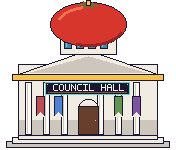
#> input picture assets/art/pomidor/council_hall.png, 176 x 150 px, given in place of player_red.png, which was not available
$ python create_skoljka_additions.py
#> lines starting #> are read from the running program, lines starting #| are printed output that depends on the picture; pictures that were not available may be replaced by others from this repository, and a replacement may not be noted
### tools/create_pomidor_art.py
#!/usr/bin/python3
"""Draw the Pomidor sprites and terrain used by maps/pomidor.tmj.

Pomidor is where the Council of all six Confederation planets meets. The town
is warm stone and red tile, and nothing there has to obey physics, so the rich
quarter has houses shaped like a spiral, a tomato, a pear and a pepper.

People are recolored from the 16x24 player sprite so they match the player.
Big Council members wear their planet's color; the six Secretaries of the
Small Council wear dark robes with the color of their office.

Writes PNGs to assets/art/pomidor/ and assets/art/player_orange.png.
"""

from pathlib import Path
import math
import random

from PIL import Image, ImageDraw

from paprika_visual_art import draw_service_plaque

ROOT = Path(__file__).resolve().parent.parent
OUT = ROOT / "assets/art/pomidor"

INK = (28, 23, 48)
SHADOW = (28, 23, 48, 95)
PLASTER = (236, 220, 184)
PLASTER_SHADE = (212, 192, 154)
MARBLE = (240, 236, 226)
MARBLE_SHADE = (204, 198, 188)
MARBLE_DARK = (168, 160, 150)
GOLD = (245, 195, 76)
GOLD_DARK = (178, 128, 50)
WINDOW = (58, 142, 168)
WINDOW_LIGHT = (122, 196, 214)
DOOR = (104, 62, 44)
WOOD = (122, 84, 56)
WOOD_DARK = (84, 56, 38)
TILE_RED = (186, 72, 58)
TILE_RED_DARK = (142, 50, 46)
TILE_RED_LIGHT = (220, 108, 84)
ORANGE = (236, 128, 44)
ORANGE_DARK = (186, 88, 30)
ORANGE_LIGHT = (252, 172, 88)
TOMATO = (214, 54, 44)
TOMATO_DARK = (156, 34, 36)
TOMATO_LIGHT = (246, 110, 84)
LEAF = (72, 132, 60)
LEAF_DARK = (46, 92, 46)
LEAF_LIGHT = (108, 170, 82)
PEAR = (200, 196, 72)
PEAR_DARK = (150, 146, 52)
PEPPER = (226, 196, 52)
PEPPER_DARK = (180, 150, 36)
VIOLET = (126, 84, 160)
VIOLET_DARK = (88, 56, 118)
VIOLET_LIGHT = (168, 128, 198)
GRASS = (118, 156, 92)
GRASS_2 = (108, 146, 86)
GRASS_LIGHT = (146, 178, 104)
COBBLE = (214, 196, 168)
COBBLE_2 = (198, 178, 150)
COBBLE_DARK = (170, 148, 122)
PLAZA = (226, 210, 182)
CARPET = (168, 44, 48)
CARPET_DARK = (128, 30, 40)
WALL = (190, 160, 128)
WALL_DARK = (140, 112, 88)

# Planet colors for the Big Council sashes and banners.
PLANETS = {
    "paprika": ((189, 76, 83), (128, 44, 65)),
    "pomidor": ((214, 54, 44), (245, 195, 76)),
    "brudet": ((78, 131, 207), (47, 92, 156)),
    "artichoke": ((96, 150, 80), (226, 234, 238)),
    "cichvarda": ((126, 84, 160), (88, 56, 118)),
    "chvarak": ((176, 120, 64), (120, 80, 44)),
}
# Small Council offices and the color of each Secretary's robe trim.
OFFICES = {
    "army": (150, 154, 168),
    "gold": GOLD,
    "law": (247, 241, 221),
    "economy": (96, 160, 72),
    "diplomacy": (78, 131, 207),
    "navy": (64, 168, 170),
}


def save(img, name):
    OUT.mkdir(parents=True, exist_ok=True)
    img.save(OUT / f"{name}.png")


# [11 lines left out: functions ground_shadow, roof, not called in this run]


def window(d, x, y, w=8, h=10):
    d.rectangle((x, y, x + w, y + h), fill=WINDOW, outline=INK)
    d.line([(x + 2, y + 2), (x + 2, y + h - 2)], fill=WINDOW_LIGHT)


def door(d, cx, y_base, w=12, h=18):
    d.rectangle((cx - w // 2, y_base - h, cx + w // 2, y_base), fill=DOOR, outline=INK)
    d.point((cx + w // 2 - 3, y_base - h // 2), fill=GOLD)


def plaque(img, top, text):
    draw_service_plaque(ImageDraw.Draw(img), img.width, top, text)


# ---------- civic buildings ----------

# [235 lines left out: functions council_hall, library, clothing_shop, beer_hall, townhouse, row_house and 6 more, not called in this run]


# ---------- people ----------

def recolor(base, mapping):
    img = base.copy()
    px = img.load()
    for y in range(img.height):
        for x in range(img.width):
            p = px[x, y]
            if p[3] and p[:3] in mapping:
                px[x, y] = mapping[p[:3]] + (p[3],)
    return img


PLAYER_RED = Image.open(ROOT / "assets/art/player_red.png").convert("RGBA")
#> PLAYER_RED is the input picture: PIL image 176x150 RGBA; mean R, G, B, A 107.8, 89.2, 84.4, 153.3
TUNIC, TUNIC_DARK = (189, 76, 83), (128, 44, 65)
SKIN, HAIR = (220, 167, 120), (91, 57, 44)
SKINS = [(220, 167, 120), (196, 140, 98), (150, 100, 70), (236, 196, 160)]
HAIRS = [(91, 57, 44), (40, 32, 36), (200, 160, 90), (150, 150, 156)]


def person(tunic, tunic_dark, skin=SKIN, hair=HAIR):
    return recolor(PLAYER_RED, {TUNIC: tunic, TUNIC_DARK: tunic_dark, SKIN: skin, HAIR: hair})


# [102 lines left out: functions councillor, secretary, guard, townsfolk, collector, smuggler and 4 more, not called in this run]


ENVOY_TRIM = (78, 131, 207)


# [70 lines left out: functions envoy, envoy_lying, council_table, secretary_desk, banner, chamber_exit, not called in this run]


# ---------- terrain ----------

TERRAIN = ["grass", "grass_2", "street", "street_2", "plaza", "marble", "marble_2",
           "chamber_wall", "carpet", "lawn", "street_edge", "wall_top"]


# [104 lines left out: functions terrain, main, not called in this run]


# [2 lines that do not run on import are left out]

### tools/create_skoljka_art.py
#!/usr/bin/python3
"""Draw the Skoljka sprites and terrain used by maps/skoljka.tmj.

Skoljka is an underwater city of Engineeria. Its surface dock sits on a stormy
sea; everything else is a hull of grey plate under the water: a lit plaza under
a glass dome, housing, the company's office and depot, the pump hall, the relay
hall, the dark lower works, and two pieces of seabed outside the airlocks.
The colours follow Rudnik: grey hulls, orange hazard bands and valves, blue
lamps and seawater.

Writes PNGs to assets/art/skoljka/.
"""

from pathlib import Path
import random

from PIL import Image, ImageDraw

from create_pomidor_art import person, SKINS, HAIRS
from create_engineeria_art import (GREY, GREY_DARK, GREY_LIGHT, ORANGE, ORANGE_DARK, BLUE, BLUE_LIGHT,
                                   BLUE_DARK, INK, SHADOW, stripes, supply_crates)

ROOT = Path(__file__).resolve().parent.parent
OUT = ROOT / "assets/art/skoljka"

SEA = (34, 70, 104)
SEA_2 = (30, 62, 96)
SEA_FOAM = (150, 190, 214)
DEEP = (20, 40, 66)
DEEP_2 = (24, 46, 74)
FLOOD = (46, 104, 150)
FLOOD_LIGHT = (110, 170, 214)
SAND = (120, 112, 92)
SAND_2 = (108, 100, 84)
SEABED_ROCK = (64, 70, 80)
SEABED_ROCK_DARK = (44, 48, 58)
KELP = (58, 108, 82)
KELP_DARK = (38, 78, 60)
WARM = (236, 196, 120)
WARM_DARK = (196, 150, 84)
PLAZA = (150, 140, 128)
PLAZA_2 = (140, 130, 118)
LOWER = (52, 62, 78)
LOWER_2 = (46, 56, 72)
CARPET = (128, 64, 52)
CARPET_DARK = (100, 48, 40)
# The company's colour, dark teal; nothing on Skoljka itself uses it.
TEAL = (36, 110, 108)
TEAL_DARK = (22, 76, 76)
TEAL_LIGHT = (96, 176, 168)
FRAME = (150, 158, 170)
FRAME_DARK = (92, 98, 112)


def save(img, name):
    OUT.mkdir(parents=True, exist_ok=True)
    img.save(OUT / f"{name}.png")


def canvas(w, h):
    img = Image.new("RGBA", (w, h), (0, 0, 0, 0))
    return img, ImageDraw.Draw(img)


def worker(tunic, tunic_dark, skin_index, hair, badge=None, blade=False, tool=False):
    """A Skoljka person, 18 x 26. Company crews wear a teal badge and may carry a
    short blade or a wrench; nobody here carries a gun."""
    img, d = canvas(18, 26)
    img.alpha_composite(person(tunic, tunic_dark, SKINS[skin_index % 4], hair), (1, 2))
    if badge is not None:
        d.rectangle((5, 14, 7, 16), fill=badge, outline=INK)
    if blade:
        d.line([(15, 12), (15, 21)], fill=GREY_LIGHT)
        d.line([(14, 18), (16, 18)], fill=GREY_DARK)
    if tool:
        d.line([(2, 13), (2, 21)], fill=GREY_DARK)
        d.rectangle((1, 12, 3, 13), fill=GREY_LIGHT, outline=INK)
    return img


# [344 lines left out: functions diving_suit, sea_creature, big_pump, valve, console, relay_rack and 22 more, not called in this run]


SHELL = (232, 216, 190)
SHELL_PINK = (214, 166, 150)
SHELL_DARK = (170, 130, 116)
CORAL = (222, 112, 92)
CORAL_DARK = (170, 76, 70)
CORAL_PINK = (206, 120, 150)
WOOD = (122, 92, 64)
WOOD_DARK = (88, 64, 46)
GLOW = (250, 220, 120)


# [331 lines left out: functions shell_house, bubble_house, boat_house, capsule_stack, coral_house, snail_house and 20 more, not called in this run]


PEOPLE = {
    # Skoljka's own people wear grey and orange, the port officer blue.
    "port_officer": ((70, 100, 160), BLUE_DARK, 2, GREY_DARK, None),
    "pumpmaster": (ORANGE, ORANGE_DARK, 1, HAIRS[3], None),
    "technician": (BLUE_DARK, (28, 48, 92), 0, HAIRS[1], None),
    "councillor": ((210, 206, 196), (170, 166, 156), 3, HAIRS[2], None),
    "resident_0": (GREY_LIGHT, GREY, 0, HAIRS[0], None),
    "resident_1": ((150, 120, 96), (110, 86, 70), 2, HAIRS[1], None),
    "resident_2": ((120, 140, 110), (90, 108, 84), 3, HAIRS[3], None),
    "worker_0": (ORANGE, GREY_DARK, 0, BLUE),
    "worker_1": (ORANGE, GREY_DARK, 2, BLUE),
    "worker_2": (ORANGE, GREY_DARK, 3, BLUE),
    "worker_3": (ORANGE, GREY_DARK, 1, BLUE),
    "engineer": (GREY, GREY_DARK, 1, ORANGE, None),
    "seeker": ((160, 110, 120), (120, 80, 90), 0, HAIRS[2], None),
    # The company: dark teal overalls with a light badge.
    "company_clerk": (TEAL, TEAL_DARK, 3, HAIRS[0], TEAL_LIGHT),
    "company_rep": ((48, 52, 60), (32, 34, 40), 1, HAIRS[3], TEAL_LIGHT),
    "crew_lead": (TEAL, TEAL_DARK, 2, GREY_DARK, ORANGE),
}


# [5 lines left out: function person_sprite, not called in this run]


TERRAIN = ["hull", "hull_2", "plaza", "plaza_2", "grate", "hull_wall", "glass", "hazard",
           "sea", "sea_2", "flood", "flood_2", "door_h", "door_v", "deck", "deck_2",
           "pad", "sand", "sand_2", "seabed_rock", "lower", "lower_2", "carpet", "carpet_edge",
           "deep", "deep_2", "office", "cell_door",
           "tube_h", "tube_v", "mosaic_0", "mosaic_1", "mosaic_2", "sump", "company_wall", "silt",
           "silt_2", "porthole", "pipe_wall", "garden", "puddle", "shaft", "planks", "checker",
           "rug", "algae", "sand_ripple", "coral_floor"]


# [275 lines left out: functions terrain, main, not called in this run]


# [2 lines that do not run on import are left out]

### tools/create_skoljka_additions.py
#!/usr/bin/python3
"""Draw Skoljka residents and locally dyed outfits without replacing existing art."""
from pathlib import Path

from PIL import Image, ImageDraw

from create_pomidor_art import HAIRS
from create_skoljka_art import BLUE, BLUE_DARK, GREY, GREY_DARK, KELP, ORANGE, OUT, ROOT, WARM, worker


CITIZENS = {
    "citizen_0": ((182, 124, 76), (126, 78, 54), 1, HAIRS[1]),
    "citizen_1": ((84, 162, 158), (44, 106, 118), 2, HAIRS[2]),
    "citizen_2": (KELP, (35, 76, 66), 0, HAIRS[0]),
    "citizen_3": (BLUE, BLUE_DARK, 3, HAIRS[3]),
    "citizen_4": (WARM, (154, 108, 66), 2, GREY_DARK),
    "citizen_5": ((162, 108, 104), (110, 68, 78), 0, HAIRS[1]),
    "citizen_6": (GREY, GREY_DARK, 1, ORANGE),
    "citizen_7": ((142, 126, 158), (96, 78, 118), 3, HAIRS[0]),
}


def dyed_outfit(replacements: dict[tuple[int, int, int], tuple[int, int, int]]) -> Image.Image:
    source = Image.open(ROOT / "assets/art/player_blue.png").convert("RGBA")
    pixels = source.load()
    for y in range(source.height):
        for x in range(source.width):
            red, green, blue, alpha = pixels[x, y]
            new_color = replacements.get((red, green, blue))
            if new_color is not None:
                pixels[x, y] = (*new_color, alpha)
    return source


def library_shelf() -> Image.Image:
    image = Image.new("RGBA", (40, 32))
#> image: PIL image 40x32 RGBA; every value is 0
    draw = ImageDraw.Draw(image)
    draw.ellipse((2, 28, 38, 31), fill=(25, 32, 48, 125))
    draw.rectangle((1, 1, 38, 28), fill=(66, 101, 111), outline=(25, 32, 48))
    for y in (4, 12, 20):
        for i, color in enumerate(((86, 168, 158), (205, 115, 104), (220, 184, 118), (115, 146, 187))):
            x = 4 + i * 8
            draw.rectangle((x, y, x + 5, y + 5), fill=color, outline=(25, 32, 48))
        draw.line((2, y + 7, 37, y + 7), fill=(31, 56, 69), width=2)
    return image


def main() -> None:
    OUT.mkdir(parents=True, exist_ok=True)
    library_shelf().save(OUT / "library_shelf.png")
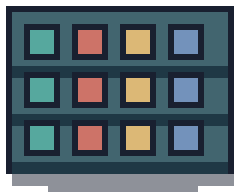
#> saved as library_shelf.png: PIL image 40x32 RGBA (shown 6 times larger); mean R, G, B, A 55.1, 70.5, 78.7, 221.6; transparent parts drawn white
    for name, colors in CITIZENS.items():
        worker(*colors).save(OUT / f"person_{name}.png")
#> this loop made 8 passes
#> (name, colors) on passes 1 to 8: ('citizen_0', ((182, 124, 76), (126, 78, 54), 1, (40, 32, 36))), ('citizen_1', ((84, 162, 158), (44, 106, 118), 2, (200, 160, 90))), ('citizen_2', ((58, 108, 82), (35, 76, 66), 0, (91, 57, 44))), ('citizen_3', ((70, 130, 210), (40, 70, 130), 3, (150, 150, 156))), ('citizen_4', ((236, 196, 120), (154, 108, 66), 2, (84, 88, 98))), ('citizen_5', ((162, 108, 104), (110, 68, 78), 0, (40, 32, 36))), ('citizen_6', ((128, 132, 140), (84, 88, 98), 1, (232, 128, 44))), ('citizen_7', ((142, 126, 158), (96, 78, 118), 3, (91, 57, 44)))
    outfits = {
        "sea_glass": {(78, 131, 207): (82, 170, 161), (47, 92, 156): (43, 111, 115)},
        "coral": {(78, 131, 207): (205, 115, 104), (47, 92, 156): (145, 74, 80)},
    }
    for name, replacements in outfits.items():
        dyed_outfit(replacements).save(ROOT / f"assets/art/player_{name}.png")
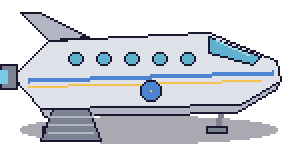
#> input picture assets/art/chvarak/diplomatic_ship.png, 144 x 72 px, given in place of player_blue.png, which was not available (shown 2 times larger)
#> in dyed_outfit, source is the input picture: PIL image 144x72 RGBA; mean R, G, B, A 91.1, 95.2, 104.4, 142.1
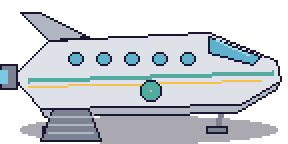
#> saved as player_sea_glass.png: PIL image 144x72 RGBA (shown 2 times larger); mean R, G, B, A 91.2, 96.4, 103, 142.1; transparent parts drawn white
    print("Wrote 8 Skoljka residents and 2 outfits")


if __name__ == "__main__":
    main()
